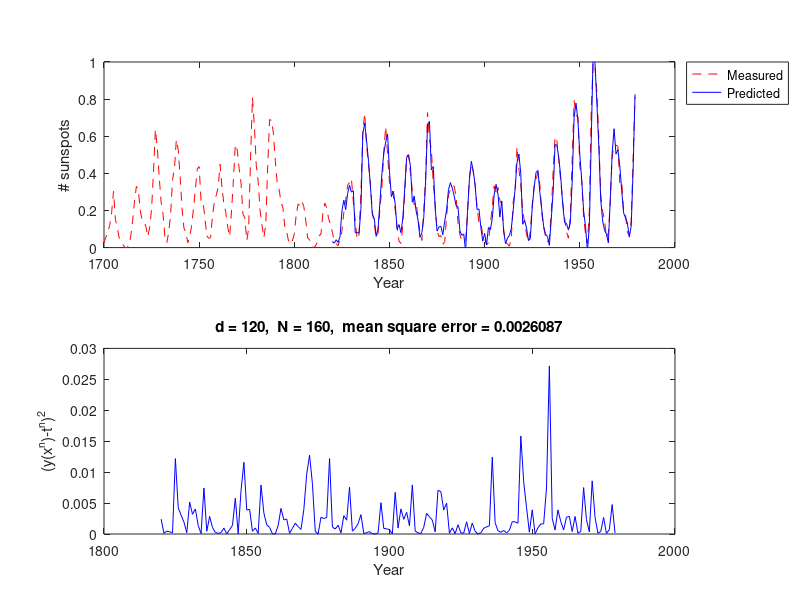

MATLAB code to generate this figure:
% MATLAB program for exercise 3 in course 02457
% This program is for part 2 out of 3 
%
% "main3b" illustrates the use of a linear model in a single 
% layer network to model the number of sunspots.
% 
% The parameters that should be changed are
%   d : The number of dimensions of the training-set.

%   (c) Karam Sidaros, September 1999.
%  Uses 
%


%%%%%%%%%%%%%%%%%%%%%%%%% Part 2 %%%%%%%%%%%%%%%%%%%%%%%%%%%
%%%%%%%%%%%%%%%%%%%%%  Linear Models %%%%%%%%%%%%%%%%%%%%%%%
%%%%%%%%%%%%%%%%%%%%%%%%%%%%%%%%%%%%%%%%%%%%%%%%%%%%%%%%%%%%
warning off

%%%%%%%%%%%%%%%%%%%%%%% Parameters %%%%%%%%%%%%%%%%%%%%%%%%%%%%%
d = 120;             % Number of dimensions
S = load('sp.dat'); % Load sunspot data-set
year = S(:,1);  
S = S(:,2);

%S(1:d)=10*randn(1,d);
d
  
%%%%%%%%%%%%%%%%%%%%%%%%%%%%%%%%%%%%%%%%%%%%%%%%%%%%%%%%%

N = length(S)-d;
T = S(d+1:length(S));
X = ones(N,1);
for a = 1:N
  X(a,2:d+1) = S(a:a+d-1)';
end

w = pinv(X)*T;
%w = inv(X'*X)*X'*T

Y = X*w;
err = mean((Y-T).^2);
%%%%%%%%%%%%%%%%%%%%%% Results %%%%%%%%%%%%%%%%%%%
disp('The calculated weight-vector is ');
w
disp('The training error is');
err

%%%%%%%%%%%%%%%%%%% Plotting 3D %%%%%%%%%%%%%%%%%%%

figure(1)
% clf
% h=get(gcf,'Position');
% h0 = get(0,'defaultfigureposition');
% h(3:4)=[1 1.5].*h0(3:4);
% set(gcf,'Position',h);
% set(gcf,'PaperUnits','centimeters');
% set(gcf,'PaperType','a4');
% set(gcf,'PaperOrientation','portrait');
% set(gcf,'PaperPosition',[1 4 19 21]);

subplot( 2,1,1)
  plot(year,S,'r--',year(d+1:N+d),Y,'b-');
  ylim([0 1]);
  xlabel('Year');
  ylabel('# sunspots');
  legend('Measured','Predicted','location','bestoutside');

subplot(2,1,2)
  plot(year(d+1:N+d),(Y-T).^2,'b-');
  xlabel('Year');
  ylabel('(y(x^n)-t^n)^2')
  title(['d = ',num2str(d),',  N = ',num2str(N),',  mean square error = ',num2str(err)]);





